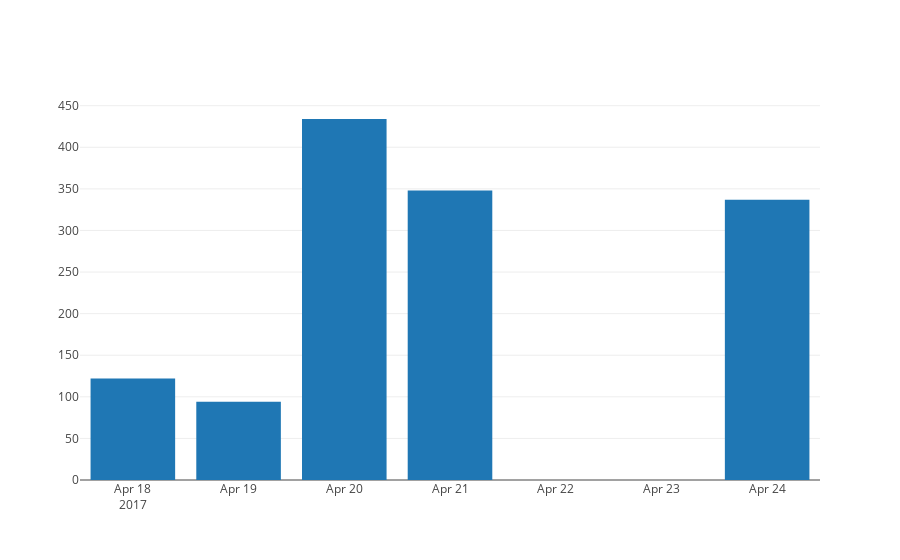

Notebook code cell kept with this figure:
### Code cell
g = pogo.Bar(x=list(epd.index), y=epd.values)

data = pogo.Data([g])

iplot(data, filename='errors per day')

### Figure 1 — Plotly figure (JSON) as saved in the notebook; plotly's stock layout.template omitted (floating-point values rounded to 4 significant figures)
{"data": [{"type": "bar", "x": ["2017-04-18", "2017-04-19", "2017-04-20", "2017-04-21", "2017-04-24"], "y": [122, 94, 434, 348, 337]}], "layout": {}}
